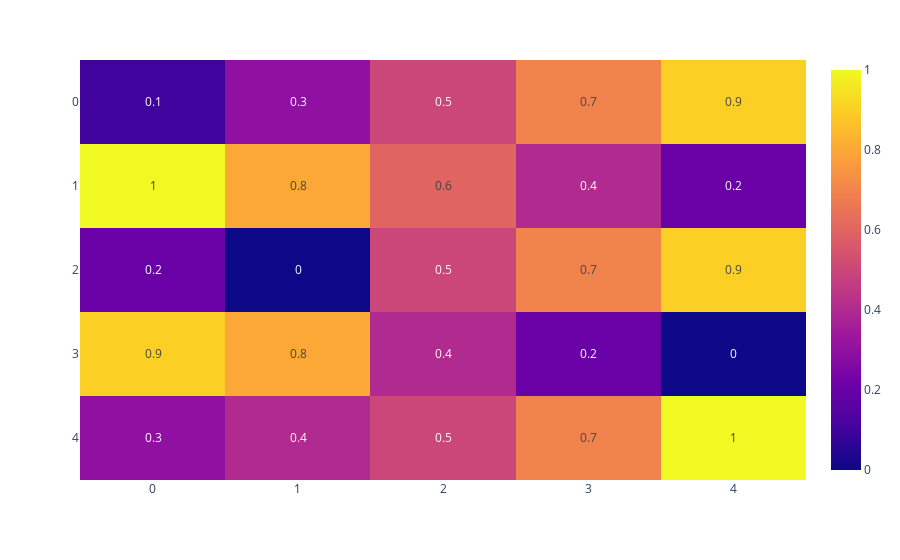

The notebook cell saved with this chart:
### Code cell
z = [[.1, .3, .5, .7, .9],
     [1, .8, .6, .4, .2],
     [.2, 0, .5, .7, .9],
     [.9, .8, .4, .2, 0],
     [.3, .4, .5, .7, 1]]

fig = px.imshow(z, text_auto=True, aspect="auto")
fig

### Figure 1 — Plotly figure (JSON) as saved in the notebook; plotly's stock layout.template omitted (floating-point values rounded to 4 significant figures)
{"data": [{"coloraxis": "coloraxis", "hovertemplate": "x: %{x}<br>y: %{y}<br>color: %{z}<extra></extra>", "name": "0", "texttemplate": "%{z}", "type": "heatmap", "xaxis": "x", "yaxis": "y", "z": [[0.1, 0.3, 0.5, 0.7, 0.9], [1, 0.8, 0.6, 0.4, 0.2], [0.2, 0, 0.5, 0.7, 0.9], [0.9, 0.8, 0.4, 0.2, 0], [0.3, 0.4, 0.5, 0.7, 1]]}], "layout": {"coloraxis": {"colorscale": [[0, "#0d0887"], [0.1111, "#46039f"], [0.2222, "#7201a8"], [0.3333, "#9c179e"], [0.4444, "#bd3786"], [0.5556, "#d8576b"], [0.6667, "#ed7953"], [0.7778, "#fb9f3a"], [0.8889, "#fdca26"], [1, "#f0f921"]]}, "margin": {"t": 60}, "xaxis": {"anchor": "y", "domain": [0, 1]}, "yaxis": {"anchor": "x", "autorange": "reversed", "domain": [0, 1]}}}
